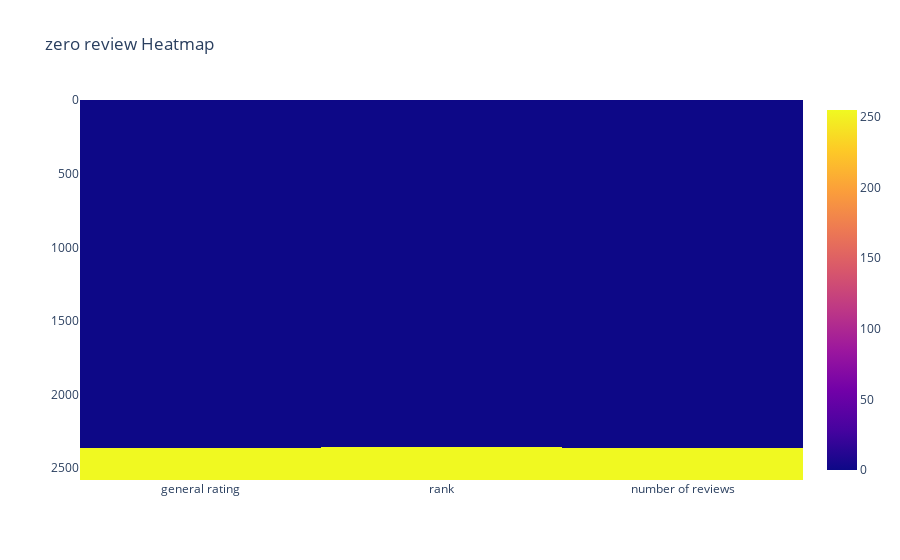

The cell this chart's notebook holds for it:
### Code cell
import plotly.express as px
#pip install --upgrade nbformat

px.imshow(original_df[["general rating","rank","number of reviews"]].replace(0,np.nan).replace(-1,np.nan).isna(),title="zero review Heatmap")

### Figure 1 — Plotly figure (JSON) as saved in the notebook; plotly's stock layout.template omitted (floating-point values rounded to 4 significant figures; data arrays with more than 128 entries replaced by an {"elided": "..."} marker saying what was removed)
{"data": [{"coloraxis": "coloraxis", "hovertemplate": "x: %{x}<br>y: %{y}<br>color: %{z}<extra></extra>", "name": "0", "type": "heatmap", "x": ["general rating", "rank", "number of reviews"], "xaxis": "x", "y": {"elided": "2581 int values"}, "yaxis": "y", "z": {"elided": "2581x3 int values"}}], "layout": {"coloraxis": {"colorscale": [[0, "#0d0887"], [0.1111, "#46039f"], [0.2222, "#7201a8"], [0.3333, "#9c179e"], [0.4444, "#bd3786"], [0.5556, "#d8576b"], [0.6667, "#ed7953"], [0.7778, "#fb9f3a"], [0.8889, "#fdca26"], [1, "#f0f921"]]}, "title": {"text": "zero review Heatmap"}, "xaxis": {"anchor": "y", "constrain": "domain", "domain": [0, 1], "scaleanchor": "y"}, "yaxis": {"anchor": "x", "autorange": "reversed", "constrain": "domain", "domain": [0, 1]}}}
